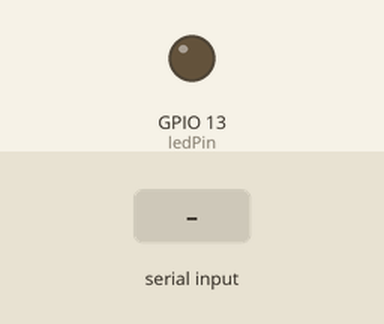
A sketch run on a simulated ESP32. On the bench: output pins drawn as LEDs (lit = HIGH). The inputs (shaded band) are chosen by the test bench. What the sketch prints to the serial monitor is not drawn.

Above: at 1.2 s.
1.3 s: "90 45\n" received over Serial
At 1.48 s:
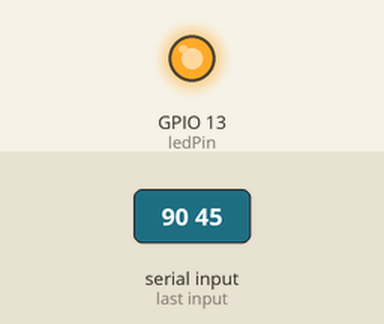
Timing chart, 0 to 10.3 s (numbered marks = the images above; inputs shaded):
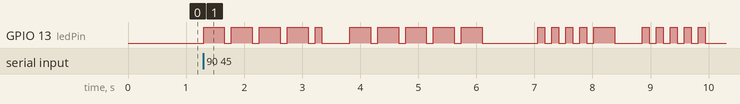

The sketch:

CW_led_ppm.ino
```cpp
/*
Licencia GPL
Fuente: https://www.arduino.cc/education/morse-code-project/
*/

int ledPin = 13; //Arduino
//int ledPin = 35; //ESP32 OELD LoRa V3

//For letters
char* letters[] = {
".-", "-...", "-.-.", "-..", ".", "..-.", "--.", "....", "..", // A-I
".---", "-.-", ".-..", "--", "-.", "---", ".--.", "--.-", ".-.", // J-R con ñ "--.--",
"...", "-", "..-", "...-", ".--", "-..-", "-.--", "--.." // S-Z
};

//For Numbers
char* numbers[] = {
  "-----", ".----", "..---", "...--", "....-", ".....",
"-....", "--...", "---..", "----."
};
//https://morsecw.com/alfabeto.html
int ppm = 10;
int dotDelay = 1200/ppm;

void setup() {
  // put your setup code here, to run once:

  pinMode(ledPin, OUTPUT);
  Serial.begin(115200);
  Serial.println("Generador Código Morse. Utilice letras a-z y números 0-9");

}

void loop() {
  // put your main code here, to run repeatedly:
  char ch;
if (Serial.available())
  {
  ch = Serial.read(); // read a single letter if (ch >= 'a' && ch <= 'z')
  if (ch >= 'a' && ch <= 'z')
  {
    flashSequence(letters[ch - 'a']);
  }
  else if (ch >= 'A' && ch <= 'Z') {
    flashSequence(letters[ch - 'A']); }
  else if (ch >= '0' && ch <= '9') {
    flashSequence(numbers[ch - '0']); }
  else if (ch == ' ') {
    delay(dotDelay * 4);
    }
  }

}

void flashSequence(char* sequence) {
  int i = 0;
  while (sequence[i] != NULL) {
          flashDotOrDash(sequence[i]);
    i++; }
  delay(dotDelay * 3);
}


void flashDotOrDash(char dotOrDash) {
  digitalWrite(ledPin, HIGH); if (dotOrDash == '.')
  {
      delay(dotDelay);
    }
  else // must be a -
  {
    delay(dotDelay * 3); }
  digitalWrite(ledPin, LOW); delay(dotDelay);
}
```

Measured:
- after the input at 1.3 s, GPIO 13 (ledPin): LOW → HIGH at once, → LOW 0.36 s later, → HIGH 0.12 s later, → LOW 0.36 s later, … (40 changes in this stretch)
